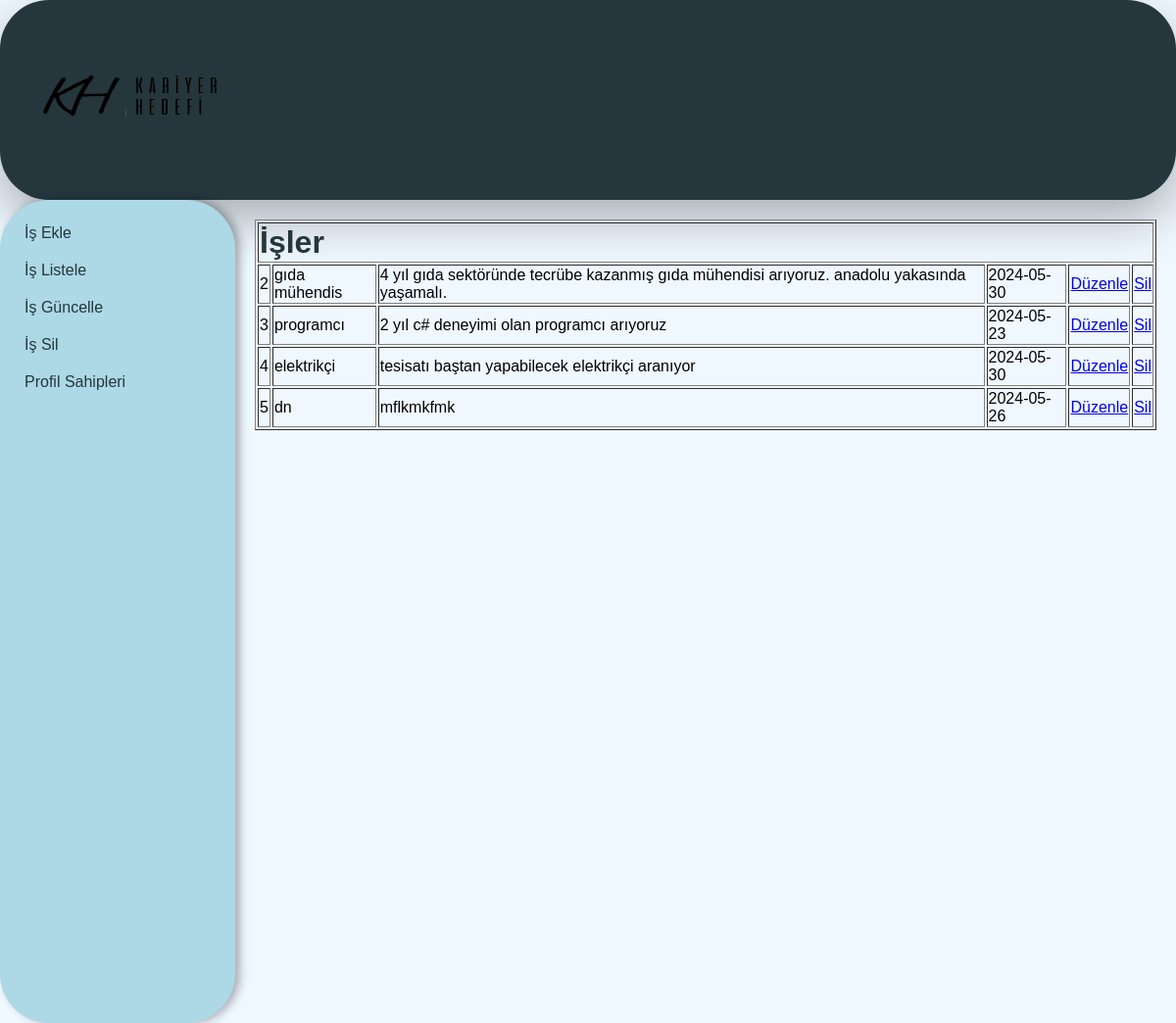
The page /index3.php?id=isler on the database its author committed.
### tables this page shows
CREATE TABLE `isler` (
  `id` int(11) NOT NULL,
  `baslik` varchar(255) NOT NULL,
  `aciklama` text DEFAULT NULL,
  `tarih` date DEFAULT NULL
);

### kategoriFonksiyon.php (the view, shortened to what this page needs)
<?php
include("baglanti.php");
function isListele()
{
    global $baglanti;
    $query = "SELECT * FROM isler";
    $result = mysqli_query($baglanti, $query) or die(mysqli_error($baglanti));
    echo '<table border="1" align="center" style="width:100%;">
    <tr>
        <td colspan="6">
            <h1 style="color:#25373D;">İşler</h1>
        </td>
    </tr>';
    while ($row = mysqli_fetch_array($result)) {
        $id = $row['id'];
        $baslik = $row['baslik'];
        $aciklama = $row['aciklama'];
        $tarih = $row['tarih'];
        echo '<tr>
        <td>'.$id.'</td>
        <td>'.$baslik.'</td>
        <td>'.$aciklama.'</td>
        <td>'.$tarih.'</td>
        <td><a href="index3.php?id=isduzenle&isid='.$id.'">Düzenle</a></td>
        <td><a href="index3.php?id=issil&isid='.$id.'">Sil</a></td>
        </tr>';
    }
    echo '</table>';
}
?>

### index3.php (style rules this page uses)
body { font-family: Arial, sans-serif; margin: 0; padding: 0; background-color: #F0F8FF; }
h1, h2 { margin: 0; padding: 0; }

### rows shown on the page
isler: id "2", baslik "gıda mühendis", aciklama "4 yıl gıda sektöründe tecrübe kazanmış gıda mühendisi arıyoruz. anadolu yakasında yaşamalı.", tarih "2024-05-30"
isler: id "3", baslik "programcı", aciklama "2 yıl c# deneyimi olan programcı arıyoruz", tarih "2024-05-23"
isler: id "4", baslik "elektrikçi", aciklama "tesisatı baştan yapabilecek elektrikçi aranıyor", tarih "2024-05-30"
isler: id "5", baslik "dn", aciklama "mflkmkfmk", tarih "2024-05-26"
